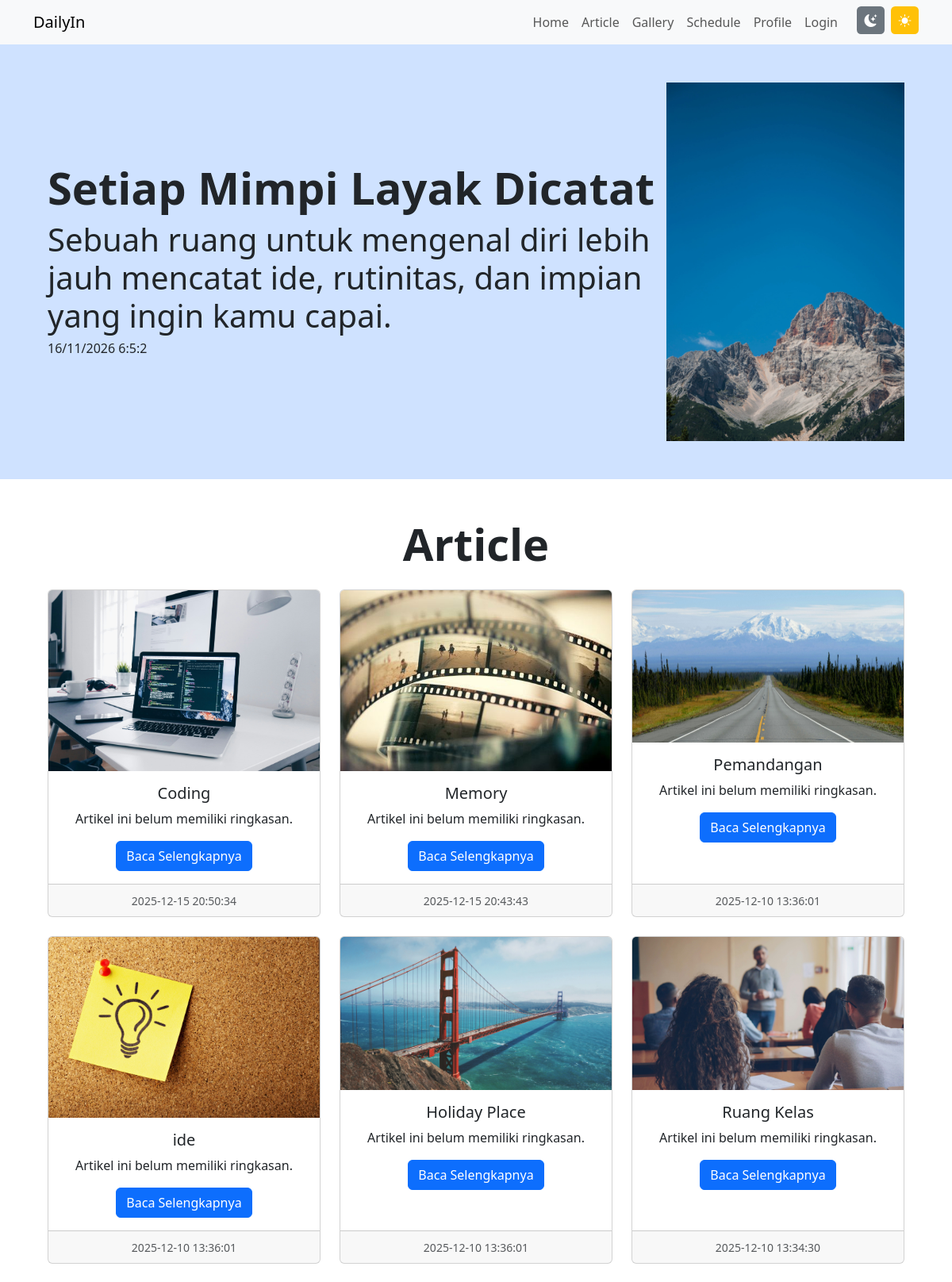
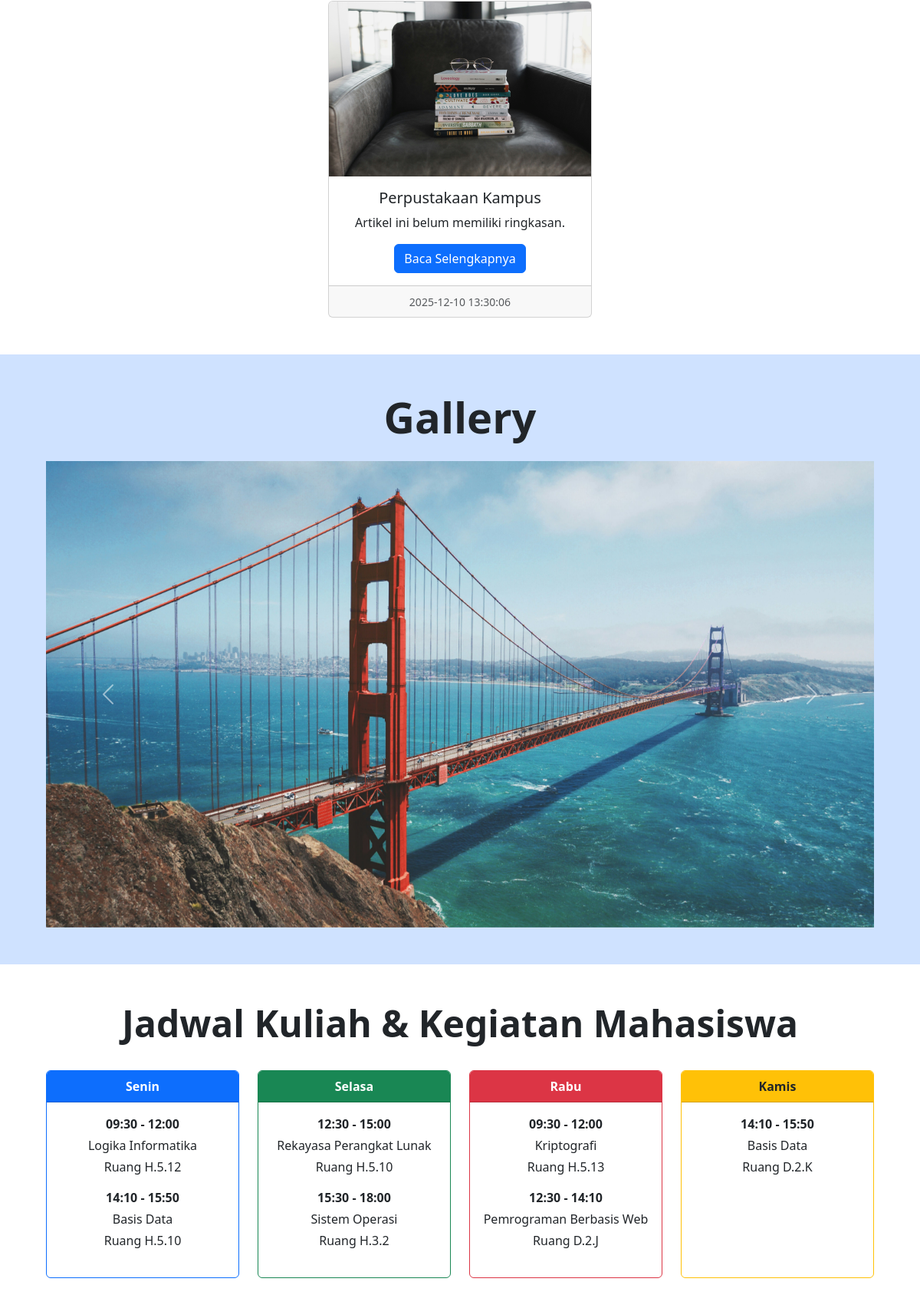
The page / (upper part) on the database its author committed (2 pictures, top to bottom).
### tables this page shows
CREATE TABLE `article` (
  `id` int(11) NOT NULL,
  `judul` text DEFAULT NULL,
  `isi` mediumtext DEFAULT NULL,
  `gambar` text DEFAULT NULL,
  `summary` text DEFAULT NULL,
  `ai_summary` text DEFAULT NULL,
  `tanggal` datetime DEFAULT NULL,
  `username` varchar(50) DEFAULT NULL
);

CREATE TABLE `gallery` (
  `id` int(11) NOT NULL,
  `judul` text DEFAULT NULL,
  `tanggal` datetime NOT NULL,
  `gambar` varchar(255) NOT NULL,
  `username` varchar(50) DEFAULT NULL
);

### auth.php (called while the page is built, shortened)
<?php
function e($value)
{
    return htmlspecialchars((string) $value, ENT_QUOTES, 'UTF-8');
}
function sanitize_html($html)
{
    $html = (string) $html;
    if (trim($html) === '') return '';
    $doc = new DOMDocument();
    $doc->loadHTML('<?xml encoding="UTF-8"><div id="__root">' . $html . '</div>', LIBXML_HTML_NOIMPLIED | LIBXML_HTML_NODEFDTD);
    $xpath = new DOMXPath($doc);
    $root = $xpath->query('//*[@id="__root"]')->item(0);
    $out = '';
    foreach ($root->childNodes as $child) {
        $out .= $doc->saveHTML($child);
    }
    return $out;
}

### index.php (the view, shortened to what this page needs)
<?php
require_once 'auth.php';
include 'koneksi.php';
?>
<!DOCTYPE html>
<html lang="en">
<head>
  <link
    rel="stylesheet"
    href="https://cdn.jsdelivr.net/npm/bootstrap-icons@1.13.1/font/bootstrap-icons.min.css" />
  <link
    href="https://cdn.jsdelivr.net/npm/bootstrap@5.3.8/dist/css/bootstrap.min.css"
    rel="stylesheet"
 />
</head>
<body>
  <nav class="navbar navbar-expand-lg bg-body-tertiary sticky-top">
    <div class="container">
      <a class="navbar-brand" href="#">DailyIn</a>
      <div class="collapse navbar-collapse" id="navbarSupportedContent">
        <ul class="navbar-nav ms-auto mb-2 mb-lg-0 text-dark">
          <li class="nav-item">
            <a class="nav-link" href="#">Home</a>
          </li>
          <li class="nav-item">
            <a class="nav-link" href="#article">Article</a>
          </li>
          <li class="nav-item">
            <a class="nav-link" href="#gallery">Gallery</a>
          </li>
          <li class="nav-item">
            <a class="nav-link" href="#schedule">Schedule</a>
          </li>
          <li class="nav-item">
            <a class="nav-link" href="#profile">Profile</a>
          </li>
          <li class="nav-item">
            <a class="nav-link" href="login.php" target="_blank">Login</a>
          </li>
          <li class="nav-item text-lg-start text-start ms-lg-3 ms-0">
            <div
              class="d-flex flex-row-reverse justify-content-end align-items-start gap-2 me-lg-0 me-3">
              <span
                class="icon-wrapper bg-warning text-white d-flex align-items-center justify-content-center"
                style="
                    width: 35px;
                    height: 35px;
                    cursor: pointer;
                    border-radius: 15%;
                  ">
                <i
                  id="lightIcon"
                  class="bi bi-brightness-high-fill"
                  role="button"></i>
              </span>
              <span
                class="icon-wrapper bg-secondary text-white d-flex align-items-center justify-content-center"
                style="
                    width: 35px;
                    height: 35px;
                    cursor: pointer;
                    border-radius: 15%;
                  ">
                <i
                  id="darkIcon"
                  class="bi bi-moon-stars-fill"
                  role="button"></i>
              </span>
            </div>
          </li>
        </ul>
      </div>
    </div>
  </nav>
  <section id="hero" class="text-center p-3 p-sm-5 bg-primary-subtle text-sm-start">
    <div class="container">
      <div class="d-sm-flex flex-sm-row-reverse align-items-center">
        <img src="img/banner.jpg" class="img-fluid mb-4 mb-sm-0" width="300" />
        <div>
          <h1 class="fw-bold display-4">Setiap Mimpi Layak Dicatat</h1>
          <h4 class="lead display-6">
            Sebuah ruang untuk mengenal diri lebih jauh mencatat ide,
            rutinitas, dan impian yang ingin kamu capai.
          </h4>
          <h6>
            <span id="tanggal"></span>
            <span id="jam"></span>
          </h6>
        </div>
      </div>
    </div>
  </section>
  <section id="article" class="text-center p-3 p-sm-5">
    <div class="container">
      <h1 class="fw-bold display-4 pb-3">Article</h1>
      <div class="row row-cols-1 row-cols-md-3 g-4 justify-content-center">
        <?php
        $sql = "SELECT * FROM article ORDER BY tanggal DESC";
        $hasil = $conn->query($sql);
        while ($row = $hasil->fetch_assoc()) {
        ?>
          <div class="col">
            <div class="card h-100">
              <img src="img/<?= e($row["gambar"]) ?>" class="card-img-top" alt="<?= e($row["judul"]) ?>" />
              <div class="card-body">
                <h5 class="card-title"><?= e($row["judul"]) ?></h5>
                <p class="card-text">
                  <?= $row["summary"] != '' ? e($row["summary"]) : 'Artikel ini belum memiliki ringkasan.' ?>
                </p>
                <a href="#" class="btn btn-primary" data-bs-toggle="modal" data-bs-target="#articleModal"
                   data-id="<?= e($row["id"]) ?>"
                   data-judul="<?= e($row["judul"]) ?>"
                   data-isi="<?= e(sanitize_html($row["isi"])) ?>"
                   data-gambar="<?= e($row["gambar"]) ?>"
                   data-tanggal="<?= e($row["tanggal"]) ?>">
                   Baca Selengkapnya
                </a>
              </div>
              <div class="card-footer">
                <small class="text-body-secondary">
                  <?= e($row["tanggal"]) ?>
                </small>
              </div>
            </div>
          </div>
        <?php
        }
        ?>
      </div>
    </div>
  </section>
  <section id="gallery" class="text-center p-3 p-sm-5 bg-primary-subtle">
    <div class="container">
      <h1 class="fw-bold display-4 pb-3">Gallery</h1>
      <div id="carouselExample" class="carousel slide">
        <div class="carousel-inner">
          <?php
          $sql_gallery = "SELECT * FROM gallery ORDER BY tanggal DESC";
          $hasil_gallery = $conn->query($sql_gallery);
          $active = true;
          while ($row_gallery = $hasil_gallery->fetch_assoc()) {
            if ($row_gallery["gambar"] != '' && file_exists('img/' . $row_gallery["gambar"])) {
          ?>
              <div class="carousel-item <?php if ($active) {
                                          echo 'active';
                                          $active = false;
                                        } ?>">
                <img src="img/<?= e($row_gallery["gambar"]) ?>" class="d-block w-100" alt="<?= e($row_gallery["judul"]) ?>" />
              </div>
          <?php
            }
          }
          ?>
        </div>
        <button
          class="carousel-control-prev"
          type="button"
          data-bs-target="#carouselExample"
          data-bs-slide="prev">
          <span class="carousel-control-prev-icon" aria-hidden="true"></span>
        </button>
        <button
          class="carousel-control-next"
          type="button"
          data-bs-target="#carouselExample"
          data-bs-slide="next">
          <span class="carousel-control-next-icon" aria-hidden="true"></span>
        </button>
      </div>
    </div>
  </section>
  <section id="schedule" class="text-center p-3 p-sm-5">
    <div class="container">
      <h1 class="fw-bold display-5 pb-4">
        Jadwal Kuliah & Kegiatan Mahasiswa
      </h1>
      <div class="row justify-content-center g-4">
        <div class="col-12 col-md-4 col-lg-3">
          <div class="card border-primary mb-3 h-100">
            <div class="card-header bg-primary text-white fw-bold">Senin</div>
            <div class="card-body">
              <p class="mb-1 fw-semibold">09:30 - 12:00</p>
              <p class="mb-1">Logika Informatika</p>
              <p class="mb-3">Ruang H.5.12</p>
              <p class="mb-1 fw-semibold">14:10 - 15:50</p>
              <p class="mb-1">Basis Data</p>
              <p class="mb-1">Ruang H.5.10</p>
            </div>
          </div>
        </div>
        <div class="col-12 col-md-4 col-lg-3">
          <div class="card border-success mb-3 h-100">
            <div class="card-header bg-success text-white fw-bold">
              Selasa
            </div>
            <div class="card-body">
              <p class="mb-1 fw-semibold">12:30 - 15:00</p>
              <p class="mb-1">Rekayasa Perangkat Lunak</p>
              <p class="mb-3">Ruang H.5.10</p>
              <p class="mb-1 fw-semibold">15:30 - 18:00</p>
              <p class="mb-1">Sistem Operasi</p>
              <p class="mb-1">Ruang H.3.2</p>
            </div>
          </div>
        </div>
        <div class="col-12 col-md-4 col-lg-3">
          <div class="card border-danger mb-3 h-100">
            <div class="card-header bg-danger text-white fw-bold">Rabu</div>
            <div class="card-body">
              <p class="mb-1 fw-semibold">09:30 - 12:00</p>
              <p class="mb-1">Kriptografi</p>
              <p class="mb-3">Ruang H.5.13</p>
              <p class="mb-1 fw-semibold">12:30 - 14:10</p>
              <p class="mb-1">Pemrograman Berbasis Web</p>
              <p class="mb-1">Ruang D.2.J</p>
            </div>
          </div>
        </div>
        <div class="col-12 col-md-4 col-lg-3">
          <div class="card border-warning mb-3 h-100">
            <div class="card-header bg-warning fw-bold">Kamis</div>
            <div class="card-body">
              <p class="mb-1 fw-semibold">14:10 - 15:50</p>
              <p class="mb-1">Basis Data</p>
              <p class="mb-3">Ruang D.2.K</p>
            </div>
          </div>
        </div>
      </div>
    </div>
  </section>
</body>
</html>

### rows shown on the page
article: gambar (picture), judul "Coding", shows "Artikel ini belum memiliki ringkasan.", tanggal "2025-12-15 20:50:34"
article: gambar (picture), judul "Memory", shows "Artikel ini belum memiliki ringkasan.", tanggal "2025-12-15 20:43:43"
article: gambar (picture), judul "Pemandangan", shows "Artikel ini belum memiliki ringkasan.", tanggal "2025-12-10 13:36:01"
article: gambar (picture), judul "ide", shows "Artikel ini belum memiliki ringkasan.", tanggal "2025-12-10 13:36:01"
article: gambar (picture), judul "Holiday Place", shows "Artikel ini belum memiliki ringkasan.", tanggal "2025-12-10 13:36:01"
article: gambar (picture), judul "Ruang Kelas", shows "Artikel ini belum memiliki ringkasan.", tanggal "2025-12-10 13:34:30"
article: gambar (picture), judul "Perpustakaan Kampus", shows "Artikel ini belum memiliki ringkasan.", tanggal "2025-12-10 13:30:06"
gallery: gambar (picture)
